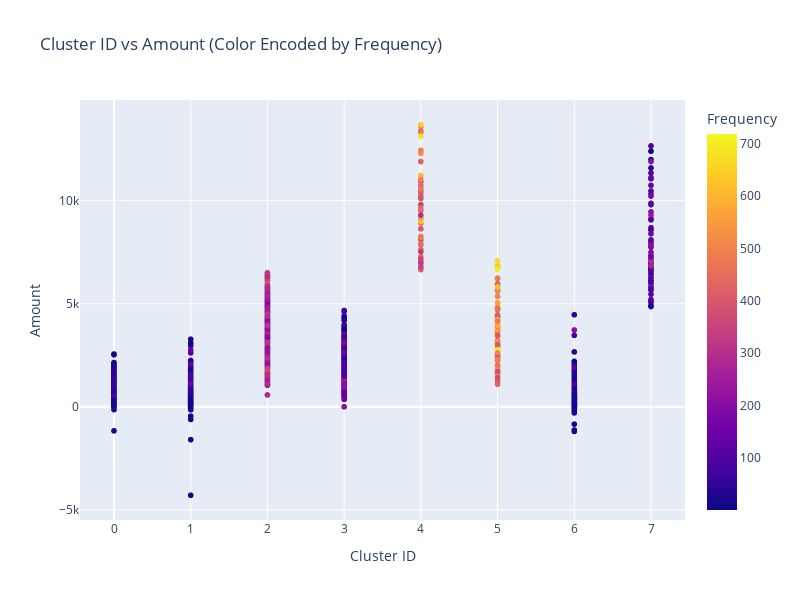

The cell this chart's notebook holds for it:
### Code cell
fig = px.scatter(merged_rfm, x='Cluster_Id', y='Amount', color='Frequency',
                 title='Cluster ID vs Amount (Color Encoded by Frequency)',
                 labels={'Cluster_Id': 'Cluster ID', 'Amount': 'Amount', 'Frequency': 'Frequency'})

fig.update_layout(
    xaxis=dict(title="Cluster ID", title_font=dict(size=14)),
    yaxis=dict(title="Amount", title_font=dict(size=14)),
    showlegend=True,
    width=800,
    height=600
)

fig.show()

### Figure 1 — Plotly figure (JSON) as saved in the notebook; plotly's stock layout.template omitted (floating-point values rounded to 4 significant figures; data arrays with more than 128 entries replaced by an {"elided": "..."} marker saying what was removed)
{"data": [{"hovertemplate": "Cluster ID=%{x}<br>Amount=%{y}<br>Frequency=%{marker.color}<extra></extra>", "legendgroup": "", "marker": {"color": {"elided": "4293 int values"}, "coloraxis": "coloraxis", "symbol": "circle"}, "mode": "markers", "name": "", "showlegend": false, "type": "scattergl", "x": {"elided": "4293 int values"}, "xaxis": "x", "y": {"elided": "4293 float values"}, "yaxis": "y"}], "layout": {"coloraxis": {"colorbar": {"title": {"text": "Frequency"}}, "colorscale": [[0, "#0d0887"], [0.1111, "#46039f"], [0.2222, "#7201a8"], [0.3333, "#9c179e"], [0.4444, "#bd3786"], [0.5556, "#d8576b"], [0.6667, "#ed7953"], [0.7778, "#fb9f3a"], [0.8889, "#fdca26"], [1, "#f0f921"]]}, "height": 600, "legend": {"tracegroupgap": 0}, "showlegend": true, "title": {"text": "Cluster ID vs Amount (Color Encoded by Frequency)"}, "width": 800, "xaxis": {"anchor": "y", "domain": [0, 1], "title": {"font": {"size": 14}, "text": "Cluster ID"}}, "yaxis": {"anchor": "x", "domain": [0, 1], "title": {"font": {"size": 14}, "text": "Amount"}}}}
